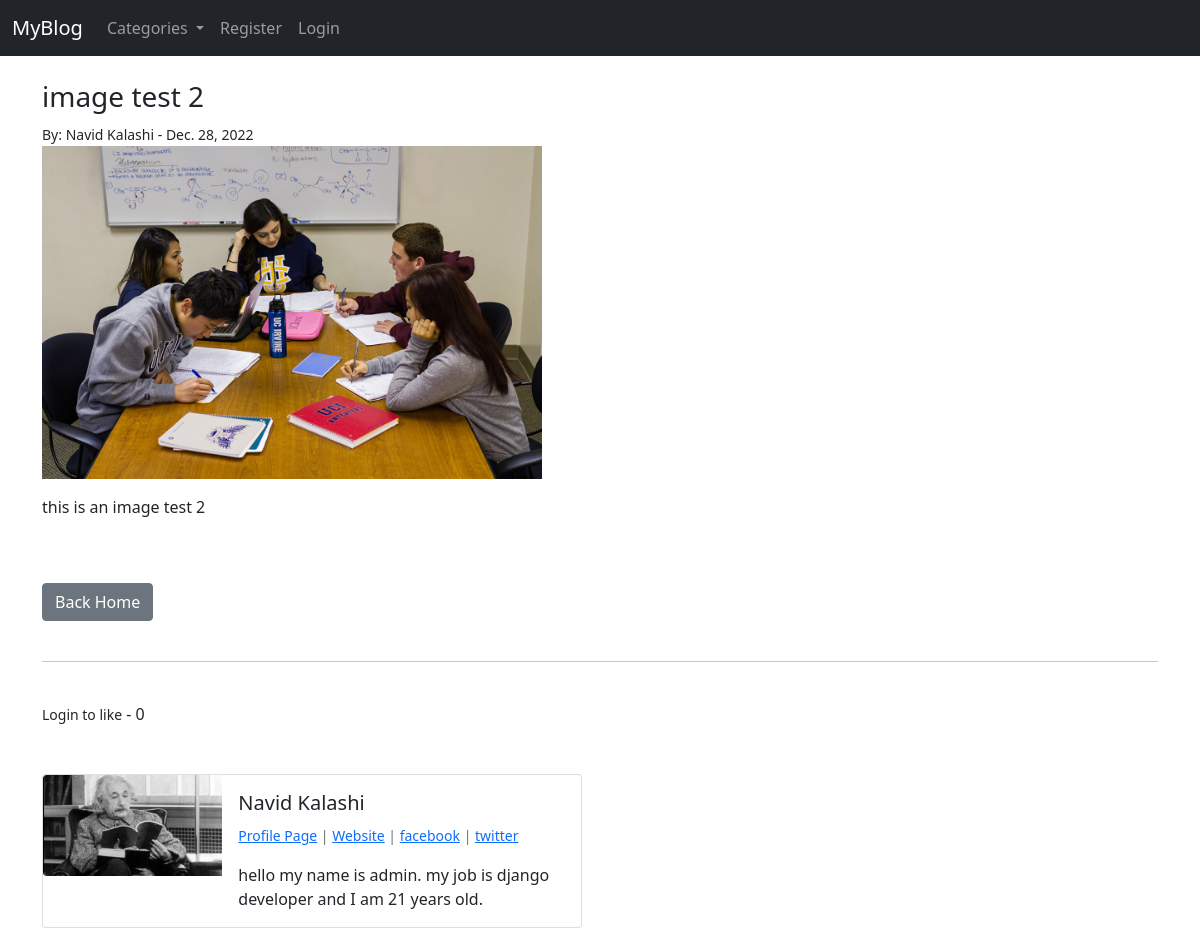
Before: /article/37/ with the older database file.
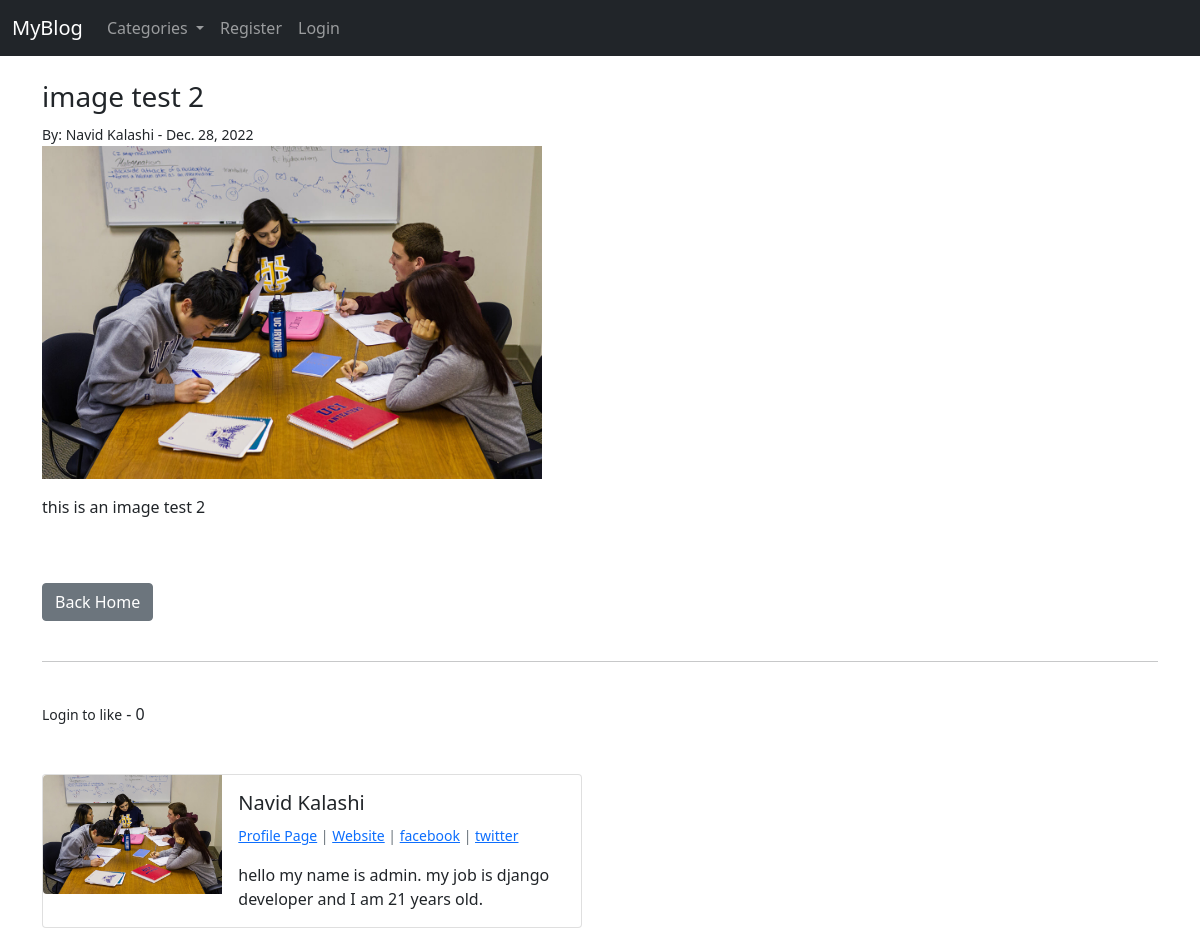
After: the same page with the newer database file.
### blog/models.py (models this page shows, shortened)
class Post(models.Model):
    title = models.CharField(max_length=255)
    header_image = models.ImageField(null=True, blank=True, upload_to='images/')
    title_tag = models.CharField(max_length=255)
    author = models.ForeignKey(User, on_delete=models.CASCADE)
    body = RichTextField(blank=True, null=True)
    date = models.DateField(auto_now_add=True)
    category = models.CharField(max_length=255, default='coding')
    snippet = models.CharField(max_length=255)
    likes = models.ManyToManyField(User, related_name='blog_posts')
    def total_likes(self):
        return self.likes.count()

class Profile(models.Model):
    user = models.OneToOneField(User, null=True, on_delete=models.CASCADE)
    bio = models.TextField()
    profile_picture = models.ImageField(null=True, blank=True, upload_to='images/profile/')
    website_url = models.CharField(max_length=255, null=True, blank=True)
    facebook_url = models.CharField(max_length=255, null=True, blank=True)
    twitter_url = models.CharField(max_length=255, null=True, blank=True)
    instagram_url = models.CharField(max_length=255, null=True, blank=True)
    pinterest_url = models.CharField(max_length=255, null=True, blank=True)

### blog/views.py (the view)
# urls.py: path('article/<int:pk>/', ArticleDetailView.as_view(), name='article_detail'),
class ArticleDetailView(DetailView):
    model = Post
    template_name = 'article_detail.html'
    def get_context_data(self, *args, **kwargs):
        cat_menu = Category.objects.all()
        context = super(ArticleDetailView, self).get_context_data(*args, **kwargs)
        stuff = get_object_or_404(Post, id=self.kwargs['pk'])
        total_likes = stuff.total_likes()
        liked = False
        if stuff.likes.filter(id=self.request.user.id).exists():
            liked = True
        context['total_likes'] = total_likes
        context['cat_menu'] = cat_menu
        context['liked'] = liked
        return context

### blog/models.py (called while the page is built)
    def __str__(self):
        return self.name

### blog/templates/article_detail.html (shortened to what this page needs)
{% extends "base.html" %}
{% load static %}
{% block content %}
    <h3>{{post.title}}</h3>
    <small>By: {{post.author.first_name}} {{post.author.last_name}} - {{post.date}} </small>
    <br>
    {% if post.header_image %}
        <img src="{{post.header_image.url}}" style='width: 500px'>
    {% endif %}
    <p>{{post.body|safe}}</p>
    <br><br>
    <a href="{% url 'home' %}" class='btn btn-secondary'>Back Home</a>
    <br><br>
    <hr>
    <br>
    <form action="{% url 'like_post' post.pk %}" method='POST'>
        {% if user.is_authenticated %}
            {% if liked %}
                <button type='submit' name='post_id' value='{{post.id}}' class='btn btn-danger btn-sm'>
                    Unlike
                </button>
            {% else %}
                <button type='submit' name='post_id' value='{{post.id}}' class='btn btn-primary btn-sm'>
                    Like
                </button>
            {% endif %}
        {% else %}
                <small>Login to like</small>
        {% endif %} - {{total_likes}}
    </form>
    <br><br>
    <div class="card mb-3" style="max-width: 540px;">
        <div class="row g-0">
          <div class="col-md-4">
            {% if post.author.profile.profile_picture %}
                <img src="{{post.author.profile.profile_picture.url}}" class="img-fluid rounded-start">
            {% else %}
                <img src="{% static 'blog/images/default-profile-photo.jpg' %}" class="img-fluid rounded-start">
            {% endif %}
          </div>
          <div class="col-md-8">
            <div class="card-body">
                <h5 class="card-title">
                    {{post.author.first_name}}
                    {{post.author.last_name}}
                </h5>
                <p class="card-text"><small class="text-muted">
                    {% if post.author.profile.id %}
                        <a href="{% url 'show_profile_page' post.author.profile.id %}">Profile Page</a>
                    {% endif %}
                    {% if post.author.profile.website_url %}
                        | <a href="{{post.author.profile.website_url}}">Website</a>
                    {% endif %}
                    {% if post.author.profile.facebook_url %}
                        | <a href="{{post.author.profile.facebook_url}}">facebook</a>
                    {% endif %}
                    {% if post.author.profile.twitter_url %}
                        | <a href="{{post.author.profile.twitter_url}}">twitter</a>
                    {% endif %}
                </small></p>
                <p class="card-text">
                    {{post.author.profile.bio}}
                </p>
            </div>
          </div>
        </div>
      </div>
{% endblock content %}

### blog/templates/base.html (shortened to what this page needs)
<!doctype html>
<html lang="en">
  <head>
    <link href="https://cdn.jsdelivr.net/npm/bootstrap@5.1.3/dist/css/bootstrap.min.css" rel="stylesheet">
  </head>
  <body>
    <nav class="navbar navbar-expand-lg navbar-dark bg-dark">
        <div class="container-fluid">
          <a class="navbar-brand" href="{% url 'home' %}">MyBlog</a>
          <div class="collapse navbar-collapse" id="navbarSupportedContent">
            <ul class="navbar-nav me-auto mb-2 mb-lg-0">
              {% if cat_menu %}
                <li class="nav-item dropdown">
                  <a class="nav-link dropdown-toggle" href="#" role="button" data-bs-toggle="dropdown" aria-expanded="false">
                    Categories
                  </a>
                </li>
              {% else %}
                <li class="nav-item">
                  <a class="nav-link" href="{% url 'category_list' %}">Categories</a>
                </li>
              {% endif %}
              {% if user.is_authenticated %}
                <li class="nav-item">
                  <a class="nav-link" href="{% url 'add_post' %}">Add Post</a>
                </li>
                <li class="nav-item">
                  <a class="nav-link" href="{% url 'edit_profile' %}">Edit Profile</a>
                </li>
                <li class="nav-item">
                  <a class="nav-link" href="{% url 'add_category' %}">Add Category</a>
                </li>
                <li class="nav-item">
                  <a class="nav-link" href="{% url 'logout' %}">Logout</a>
                </li>
              {% else %}
                <li class="nav-item">
                  <a class="nav-link" href="{% url 'register' %}">Register</a>
                </li>
                <li class="nav-item">
                  <a class="nav-link" href="{% url 'login' %}">Login</a>
                </li>
              {% endif %}
            </ul>
          </div>
        </div>
      </nav>
    <br>
    <div class="container">
    {% block content %}
    {% endblock content %}
    </div>
  </body>
</html>

Changed rows visible on the page:
changed through a linked row, Post "image test 2": author.profile.profile_picture: a different picture
